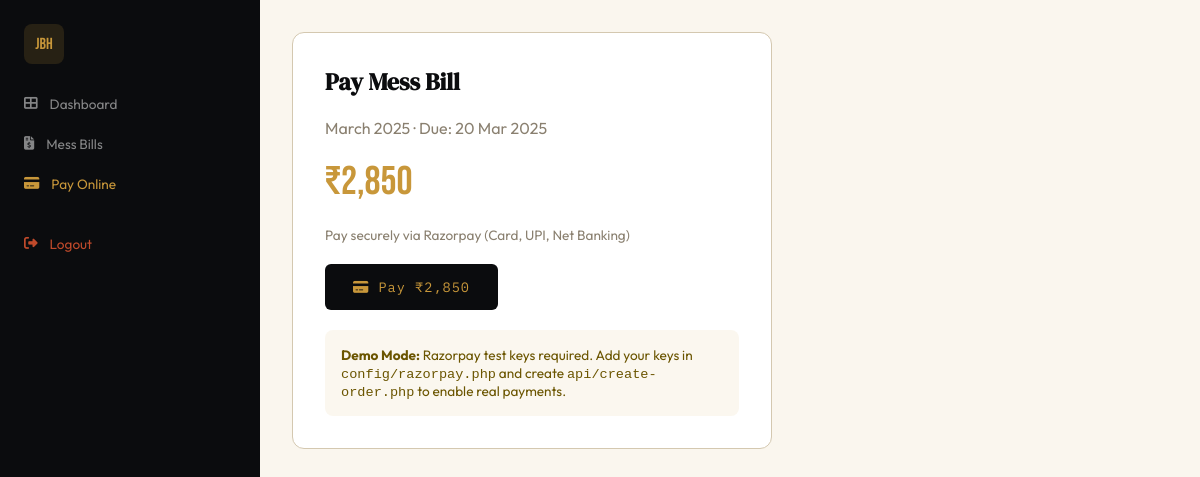
Screenshot of /dashboard/pay.php (signed in) with the database file from the repository.
### tables this page shows
CREATE TABLE mess_bills (
    id INT AUTO_INCREMENT PRIMARY KEY,
    student_id INT NOT NULL,
    month_year VARCHAR(7) NOT NULL,
    amount DECIMAL(10,2) NOT NULL,
    days_stayed INT DEFAULT 30,
    due_date DATE,
    status ENUM('pending', 'paid', 'overdue') DEFAULT 'pending',
    paid_at TIMESTAMP NULL,
    razorpay_order_id VARCHAR(100),
    razorpay_payment_id VARCHAR(100),
    created_at TIMESTAMP DEFAULT CURRENT_TIMESTAMP,
    FOREIGN KEY (student_id) REFERENCES students(id) ON DELETE CASCADE,
    UNIQUE KEY unique_student_month (student_id, month_year)
);

### dashboard/pay.php (the view, shortened to what this page needs)
<?php
$pdo = getDB();
$billId = (int)($_GET['bill'] ?? 0);
if ($billId) {
    $stmt = $pdo->prepare("SELECT * FROM mess_bills WHERE id = ? AND student_id = ?");
    $stmt->execute([$billId, $_SESSION['user_id']]);
    $bill = $stmt->fetch();
    if (!$bill || $bill['status'] === 'paid') {
        header('Location: mess-bills.php');
        exit;
    }
} else {
    $stmt = $pdo->prepare("SELECT * FROM mess_bills WHERE student_id = ? AND status = 'pending' ORDER BY month_year DESC LIMIT 1");
    $stmt->execute([$_SESSION['user_id']]);
    $bill = $stmt->fetch();
}
?>
<!DOCTYPE html>
<html lang="en">
<head>
  <link rel="stylesheet" href="https://cdnjs.cloudflare.com/ajax/libs/font-awesome/6.5.0/css/all.min.css"/>
</head>
<body>
<aside class="sidebar">
  <div class="sidebar-logo">JBH</div>
  <a href="student.php" class="nav-item"><i class="fas fa-th-large"></i> Dashboard</a>
  <a href="mess-bills.php" class="nav-item"><i class="fas fa-file-invoice-dollar"></i> Mess Bills</a>
  <a href="pay.php" class="nav-item active"><i class="fas fa-credit-card"></i> Pay Online</a>
  <a href="../api/logout.php" class="nav-item" style="margin-top:20px;color:#c04a2b"><i class="fas fa-sign-out-alt"></i> Logout</a>
</aside>
<div class="main">
  <div class="card">
    <h2>Pay Mess Bill</h2>
    <?php if ($bill): ?>
      <?php $parts = explode('-', $bill['month_year']); $monthName = date('F', mktime(0,0,0,(int)$parts[1],1)); ?>
      <p style="color:var(--muted);"><?= $monthName ?> <?= $parts[0] ?> · Due: <?= $bill['due_date'] ? date('d M Y', strtotime($bill['due_date'])) : '-' ?></p>
      <div class="amount">₹<?= number_format($bill['amount']) ?></div>
      <p style="font-size:0.85rem;color:var(--muted);">Pay securely via Razorpay (Card, UPI, Net Banking)</p>
      <button type="button" id="payBtn" class="btn" style="margin-top:20px;">
        <i class="fas fa-credit-card"></i> Pay ₹<?= number_format($bill['amount']) ?>
      </button>
      <div class="info">
        <strong>Demo Mode:</strong> Razorpay test keys required. Add your keys in <code>config/razorpay.php</code> and create <code>api/create-order.php</code> to enable real payments.
      </div>
    <?php else: ?>
      <p style="color:var(--muted);">No pending bills. <a href="mess-bills.php">View all bills</a></p>
    <?php endif; ?>
  </div>
</div>
</body>
</html>

### dashboard/pay.php (style rules this page uses)
:root { --ink:#0b0c0e; --gold:#c8973a; --teal:#1a6b6b; --cream:#faf6ee; --muted:#8a8070; --border:#d4c8b0; --sidebar-w:260px; }
*,*::before,*::after { box-sizing:border-box;margin:0;padding:0; }
body { font-family:'Outfit',sans-serif;background:var(--cream);color:var(--ink);display:flex;min-height:100vh; }
.sidebar { width:var(--sidebar-w);min-height:100vh;background:var(--ink);padding:24px 0;position:fixed;left:0;top:0; }
.sidebar-logo { width:40px;height:40px;background:rgba(200,151,58,0.15);border-radius:8px;display:flex;align-items:center;justify-content:center;font-family:'Bebas Neue';color:var(--gold);margin:0 24px 20px; }
.nav-item { display:flex;align-items:center;gap:12px;padding:11px 24px;color:rgba(255,255,255,0.5);font-size:0.85rem;text-decoration:none; }
.nav-item:hover,.nav-item.active { color:var(--gold); }
.main { margin-left:var(--sidebar-w);flex:1;padding:32px; }
.card { background:white;border:1px solid var(--border);border-radius:12px;padding:32px;max-width:480px; }
.card h2 { font-family:'DM Serif Display';margin-bottom:20px; }
.amount { font-size:2.5rem;font-family:'Bebas Neue';color:var(--gold);margin:20px 0; }
.btn { padding:14px 28px;background:var(--ink);color:var(--gold);border:none;border-radius:6px;cursor:pointer;font-family:'IBM Plex Mono';font-size:0.85rem;letter-spacing:1px; }
.info { padding:16px;background:rgba(200,151,58,0.08);border-radius:8px;margin-top:20px;font-size:0.85rem;color:#6b5500; }

### rows the page displays
mess_bills: month_year "March", month_year "2025", due_date "20 Mar 2025", amount "2,850"
